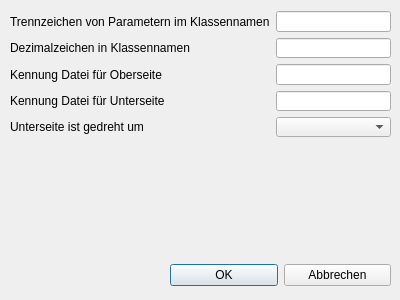
<?xml version="1.0" encoding="UTF-8"?>
<ui version="4.0">
 <class>Dialog_einstellung_dxf</class>
 <widget class="QDialog" name="Dialog_einstellung_dxf">
  <property name="geometry">
   <rect>
    <x>0</x>
    <y>0</y>
    <width>400</width>
    <height>300</height>
   </rect>
  </property>
  <property name="windowTitle">
   <string>Grundeinstellungen DXF</string>
  </property>
  <widget class="QWidget" name="layoutWidget">
   <property name="geometry">
    <rect>
     <x>10</x>
     <y>11</y>
     <width>381</width>
     <height>126</height>
    </rect>
   </property>
   <layout class="QGridLayout" name="gridLayout">
    <item row="3" column="1">
     <widget class="QLineEdit" name="lineEdit_KennungUnterseite"/>
    </item>
    <item row="2" column="0">
     <widget class="QLabel" name="label_2">
      <property name="text">
       <string>Kennung Datei für Oberseite</string>
      </property>
     </widget>
    </item>
    <item row="1" column="0">
     <widget class="QLabel" name="label_dezimaltrenner">
      <property name="text">
       <string>Dezimalzeichen in Klassennamen</string>
      </property>
     </widget>
    </item>
    <item row="0" column="0">
     <widget class="QLabel" name="label">
      <property name="text">
       <string>Trennzeichen von Parametern im Klassennamen</string>
      </property>
     </widget>
    </item>
    <item row="1" column="1">
     <widget class="QLineEdit" name="lineEdit_dezimaltrenner"/>
    </item>
    <item row="0" column="1">
     <widget class="QLineEdit" name="lineEdit_parametertrenner"/>
    </item>
    <item row="2" column="1">
     <widget class="QLineEdit" name="lineEdit_KennungOberseite"/>
    </item>
    <item row="3" column="0">
     <widget class="QLabel" name="label_3">
      <property name="text">
       <string>Kennung Datei für Unterseite</string>
      </property>
     </widget>
    </item>
    <item row="4" column="0">
     <widget class="QLabel" name="label_4">
      <property name="text">
       <string>Unterseite ist gedreht um</string>
      </property>
     </widget>
    </item>
    <item row="4" column="1">
     <widget class="QComboBox" name="comboBox_drehdypUnterseite"/>
    </item>
   </layout>
  </widget>
  <widget class="QWidget" name="layoutWidget">
   <property name="geometry">
    <rect>
     <x>170</x>
     <y>260</y>
     <width>221</width>
     <height>31</height>
    </rect>
   </property>
   <layout class="QHBoxLayout" name="horizontalLayout">
    <item>
     <widget class="QPushButton" name="pushButton_ok">
      <property name="text">
       <string>OK</string>
      </property>
     </widget>
    </item>
    <item>
     <widget class="QPushButton" name="pushButton_abbrechen">
      <property name="text">
       <string>Abbrechen</string>
      </property>
     </widget>
    </item>
   </layout>
  </widget>
 </widget>
 <tabstops>
  <tabstop>lineEdit_parametertrenner</tabstop>
  <tabstop>lineEdit_dezimaltrenner</tabstop>
  <tabstop>lineEdit_KennungOberseite</tabstop>
  <tabstop>lineEdit_KennungUnterseite</tabstop>
  <tabstop>comboBox_drehdypUnterseite</tabstop>
  <tabstop>pushButton_ok</tabstop>
  <tabstop>pushButton_abbrechen</tabstop>
 </tabstops>
 <resources/>
 <connections/>
</ui>
